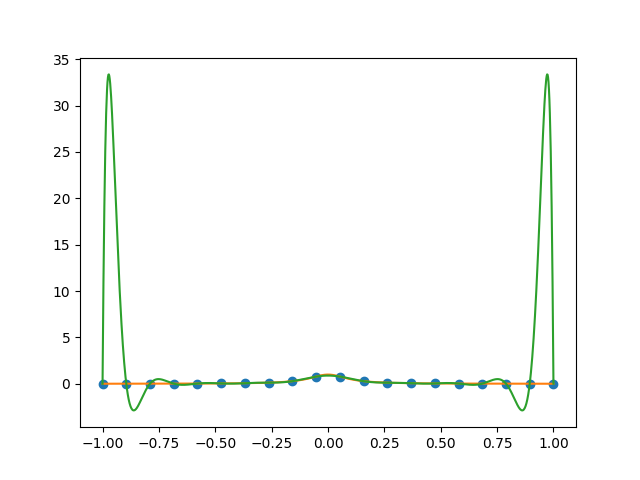

The script that saved this image:
import numpy as np
import numpy.linalg as la
from numpy.linalg import inv
from numpy.linalg import norm
import matplotlib.pyplot as plt 

def driver(): 
    f = lambda x: 1/(1+(10*x)**2)
    N = 21
    a = -1
    b = 1
    
    ''' Create interpolation nodes'''
    i = np.array(range(1,N+1))
    xint = -1+ ((i-1)* 2 )/ (N-1)
    x3int = np.cos( ((2*i-1)*np.pi)/(2*N) )
#    print('xint =',xint)
    '''Create interpolation data'''
    yint = f(xint)
    y3int = f(x3int)
#    print('yint =',yint)
    
    ''' Create the Vandermonde matrix'''
    V = Vandermonde(xint,N)
    V3 = Vandermonde(x3int,N)
#    print('V = ',V)

    ''' Invert the Vandermonde matrix'''    
    Vinv = inv(V)
    V3inv = inv(V3)
    
#    print('Vinv = ' , Vinv)
    
    ''' Apply inverse to rhs'''
    ''' to create the coefficients'''
    coef = Vinv @ yint
    
    coef3 = V3inv @ y3int

    x = np.linspace(a,b,1001)
    p = evalP(x,xint,f)
    yeval = eval_monomial(x,coef,N)
    y3eval = eval_monomial(x,coef3,N)
    plt.figure()
    plt.plot(xint,yint,'o')
    plt.plot(x,f(x), label = "f(x)")
    plt.plot(x,yeval,label = "Interpolation")
    plt.legend()
    plt.savefig("problem1.png")

    plt.figure()
    plt.plot(x3int,y3int,'o')
    plt.plot(x,f(x), label = "f(x)")
    plt.plot(x,y3eval,label = "Interpolation")
    plt.legend()
    plt.savefig("problem3.png")

    plt.figure()
    plt.plot(xint,yint,'o')
    plt.plot(x,f(x), label = "f(x)")
    plt.plot(x,p,label = "Interpolation")
    plt.legend()
    plt.savefig("problem2.png")



def eval_monomial(xeval, coef, N):
    yeval = np.zeros_like(xeval)
    for j in range(N):
        yeval += coef[j] * xeval**j
    return yeval


def Vandermonde(xint, N):
    V = np.zeros((N, N))
    for i in range(N):
        for j in range(N):
            V[j][i] = xint[j]**i
    return V     

def evalP(x,xint,yint):
    phi =1
    for i in range(xint.size):
        phi *= (x-xint[i])

    sum =0
    for j in range(xint.size):
        w = 1
        for i in range(xint.size):
            if(i!= j):
                w *= 1/ (xint[j] - xint[i])
        sum += (w* yint ) /(x-xint[j])

    return phi * sum

driver()    
